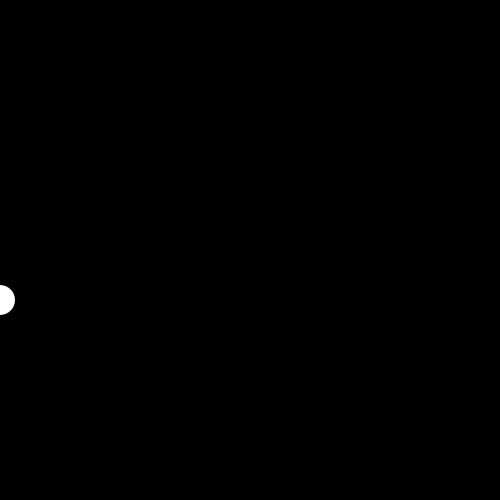
Frame 1 (no input)
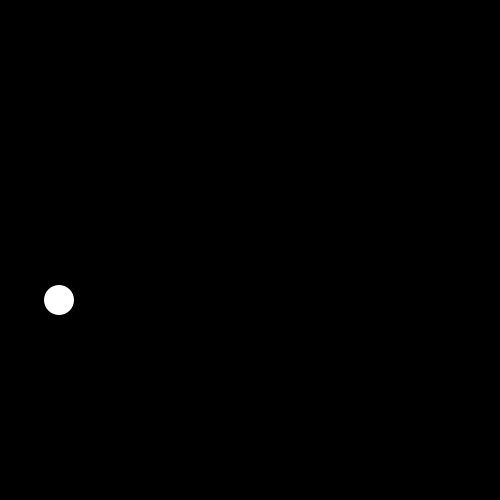
Frame 60 (the mouse pressed at the canvas centre just before this capture)
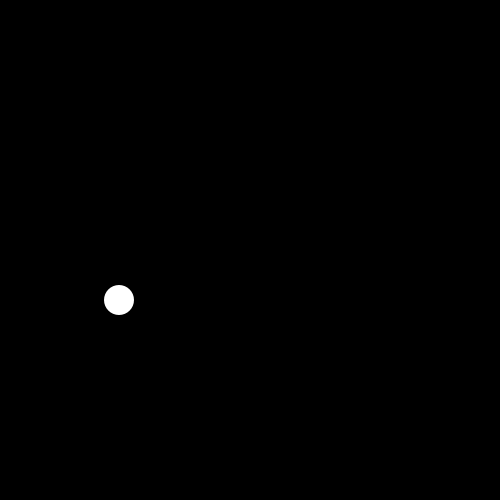
Frame 120 (the mouse held since frame 60 and released just before this capture)

The Processing sketch that drew these frames (run headless with seeded random() and noise(); from frame 60 on, the mouse is pressed at the canvas centre):

// Processing sketch: processing_45754
// ── processing_45754.pde

int posx;
void setup() {
  size(500,500);
  noStroke();
  smooth();
  posx=0;
}

void draw() { 
  background(0);
  if (posx<width) {
    ellipse (posx,300,30,30);
    posx++;
} else {
  posx=0;
}
}

                
